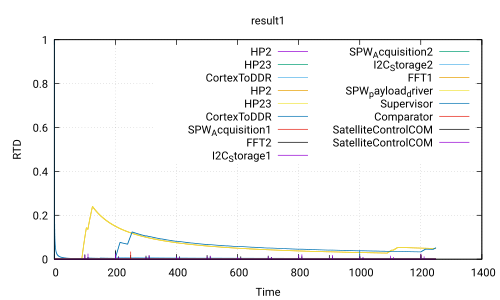

Write gnuplot code to recreate this figure.
 set title 'result1'
 set ylabel 'RTD'
 set xlabel 'Time'
 set grid
 set term pdf
 set output 'Use_case_DoubleCamera_Safety.ATIPPIC.executable240.0_20.0.pdf'
 plot 'Use_case_DoubleCamera_Safety.ATIPPIC.executable240.0_20.0.csv' using 1:2 with lines title 'HP2','Use_case_DoubleCamera_Safety.ATIPPIC.executable240.0_20.0.csv' using 1:3 with lines title 'HP23','Use_case_DoubleCamera_Safety.ATIPPIC.executable240.0_20.0.csv' using 1:4 with lines title 'CortexToDDR','Use_case_DoubleCamera_Safety.ATIPPIC.executable240.0_20.0.csv' using 1:5 with lines title 'HP2','Use_case_DoubleCamera_Safety.ATIPPIC.executable240.0_20.0.csv' using 1:6 with lines title 'HP23','Use_case_DoubleCamera_Safety.ATIPPIC.executable240.0_20.0.csv' using 1:7 with lines title 'CortexToDDR','Use_case_DoubleCamera_Safety.ATIPPIC.executable240.0_20.0.csv' using 1:8 with lines title 'SPW_Acquisition1','Use_case_DoubleCamera_Safety.ATIPPIC.executable240.0_20.0.csv' using 1:9 with lines title 'FFT2','Use_case_DoubleCamera_Safety.ATIPPIC.executable240.0_20.0.csv' using 1:10 with lines title 'I2C_Storage1','Use_case_DoubleCamera_Safety.ATIPPIC.executable240.0_20.0.csv' using 1:11 with lines title 'SPW_Acquisition2','Use_case_DoubleCamera_Safety.ATIPPIC.executable240.0_20.0.csv' using 1:12 with lines title 'I2C_Storage2','Use_case_DoubleCamera_Safety.ATIPPIC.executable240.0_20.0.csv' using 1:13 with lines title 'FFT1','Use_case_DoubleCamera_Safety.ATIPPIC.executable240.0_20.0.csv' using 1:14 with lines title 'SPW_payload_driver','Use_case_DoubleCamera_Safety.ATIPPIC.executable240.0_20.0.csv' using 1:15 with lines title 'Supervisor','Use_case_DoubleCamera_Safety.ATIPPIC.executable240.0_20.0.csv' using 1:16 with lines title 'Comparator','Use_case_DoubleCamera_Safety.ATIPPIC.executable240.0_20.0.csv' using 1:17 with lines title 'SatelliteControlCOM','Use_case_DoubleCamera_Safety.ATIPPIC.executable240.0_20.0.csv' using 1:18 with lines title 'SatelliteControlCOM'
